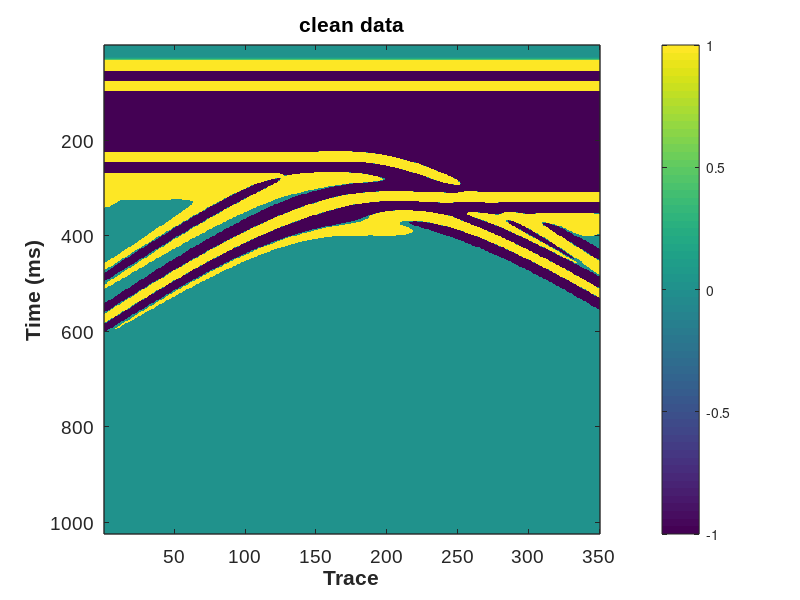
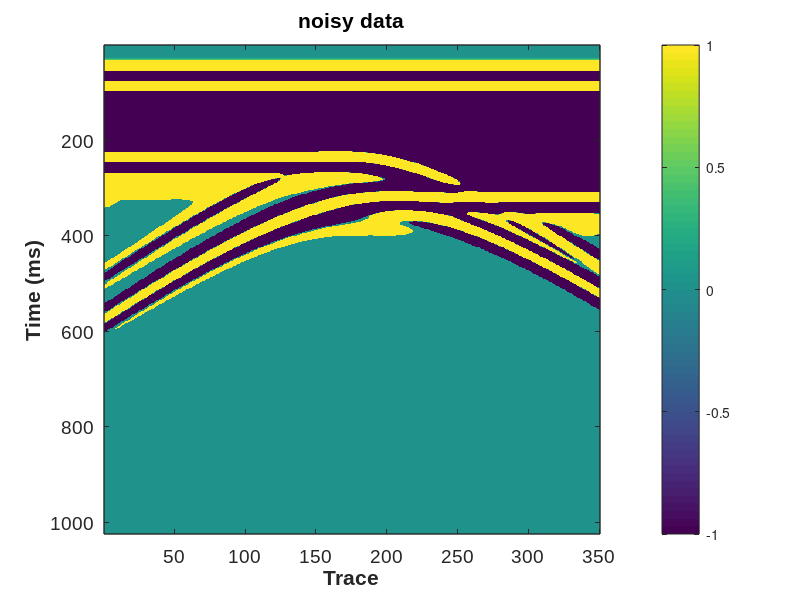

Here is the MATLAB script that generated these plots, in order: (Note: this script raises an error after producing the figures.)
%% Demo for structure-oriented filtering algorithm of 2D data
%
%  The input free parameters of the slope estimation and structural
%  filtering are listed as follows: 
%-------------------------------------------------------------------------
%  1. slope estimation (str_dip2d.m)
%  din: input data for slope estimation
%  niter: number of non-linear iterations (default value 5-10)
%  liter: number of linear iterations (default value 10-20)
%  order: accuracy order of PWD filter (default value 1 or 2)
%  eps_dv: regualrization parameter in the non-linear iteration (default value 0.01)
%  eps_cg: regualrization parameter in the linear iteration (CG) (default value 1)
%  eps_cg: tolerance in the linear iteration (CG) (default value 0.000001)
%  rect:  size of the triangle smoothing operator (default value 5-10)
%  verb: verbosity flag that controls if printing the iteration number of CG (default value 1)
%-------------------------------------------------------------------------
%  2. structural filtering (str_pwsmooth_lop2d.m)
%  dn: noisy data
%  dip: slope field
%  ns: spray radius (smoothing length) (default value 1-4)
%  order: accuracy order of PWD filter (default value 1 or 2)
%  eps: regularization parameter (default value 0.01);
%
% Copyright (c) 2021 by the Society of Exploration Geophysicists.
% You must read and accept usage terms at:
%    https://software.seg.org/disclaimer.txt before use.

%% Generate synthetic data
clear;clc;close all;

% w=str_ricker(30,0.001,0.1);
% t=zeros(300,1000);
% sigma=300;A=100;B=200;
% for i=1:size(t,2)
% k=floor(-A*exp(-(i-size(t,2)/2).^2/sigma.^2)+B);
% if k>0&&k<=size(t,1)
%     t(k,i)=1;
% end
% end
% for i=1:size(t,2)
% data(:,i)=conv(t(:,i),w);
% end
% data=data(:,1:10:end);
% data=data./max(max(data));

% read legacy_originalTrace.dat into data and transpose
% data = load('legacy_originalTrace_SLMO.dat');
% data = load('legacy_originalTrace_DAT0003.dat');
% data = load('legacy_originalTrace_ladder.dat');
% data = load('legacy_originalTrace_SLMO_ROUGH.dat');
% data = load('legacy_originalTrace_SLOL.dat');
% data = load("legacy_originalTrace_SLOL_NL.dat");
% data = load('legacy_originalTrace_SLOLLarge_NL.dat');
data = load('legacy_originalTrace_ladderLargeAC.dat');
% data = data';

scnoi=(rand(size(data))*2-1)*0.2;
% dn=data+scnoi;
dn = data;


% plot figures
lim1=-1;lim2=1;
x1=100;y1=100;dx=400;dy=500;

figure;imagesc(data);ax = gca;

set(ax, 'CLim', [lim1 lim2]);
set(gcf,'position',[x1,y1,dx,dy]);
colorbar;xlabel('Trace','FontName','Arial','FontWeight','Bold','FontSize',14);
ylabel('Time (ms)','FontName','Arial','FontWeight','Bold','FontSize',14);
set(gca,'FontName','Arial','FontSize',14,'LineWidth',1);
title('clean data');

figure;imagesc(dn);ax = gca;

set(ax, 'CLim', [lim1 lim2]);
set(gcf,'position',[x1,y1,dx,dy]);
colorbar;xlabel('Trace','FontName','Arial','FontWeight','Bold','FontSize',14);
ylabel('Time (ms)','FontName','Arial','FontWeight','Bold','FontSize',14);
set(gca,'FontName','Arial','FontSize',14,'LineWidth',1);
title('noisy data');

%% Slope estimation
dtemp=dn*0;%dtemp is the preprocessed data
for i=1:size(dn,1)
    dtemp(i,:)=smooth(dn(i,:),5);
end

% default parameter values are suitable for most cases
[dip]=str_dip2d(dtemp);

%plot figures
lim1=-1.2;lim2=2.7;
x1=100;y1=100;dx=400;dy=500;
figure;imagesc(dip);colormap(jet);ax = gca;
set(ax, 'CLim', [lim1 lim2]);
set(gcf,'position',[x1,y1,dx,dy]);
colorbar;xlabel('Trace','FontName','Arial','FontWeight','Bold','FontSize',14);
ylabel('Time (ms)','FontName','Arial','FontWeight','Bold','FontSize',14);
set(gca,'FontName','Arial','FontSize',14,'LineWidth',1);
title('slope field');


%% Structural smoothing
r=2;
eps=0.01;
order=2;
% dn is the input noisy data, d1 is the output smoothed data
d1=str_pwsmooth_lop2d(dn,dip,r,order,eps);



%plot figures
lim1=-1;lim2=1;
x1=100;y1=100;dx=400;dy=500;

figure;imagesc(d1);ax = gca;

set(ax, 'CLim', [lim1 lim2]);
set(gcf,'position',[x1,y1,dx,dy]);
colorbar;xlabel('Trace','FontName','Arial','FontWeight','Bold','FontSize',14);
ylabel('Time (ms)','FontName','Arial','FontWeight','Bold','FontSize',14);
set(gca,'FontName','Arial','FontSize',14,'LineWidth',1);
title('denoising result (proposed)');

figure;imagesc(dn-d1);ax = gca;

set(ax, 'CLim', [lim1 lim2]);
set(gcf,'position',[x1,y1,dx,dy]);
colorbar;xlabel('Trace','FontName','Arial','FontWeight','Bold','FontSize',14);
ylabel('Time (ms)','FontName','Arial','FontWeight','Bold','FontSize',14);
set(gca,'FontName','Arial','FontSize',14,'LineWidth',1);
title('removed noise (proposed)');

figure;imagesc(dtemp);ax = gca;

set(ax, 'CLim', [lim1 lim2]);
set(gcf,'position',[x1,y1,dx,dy]);
colorbar;xlabel('Trace','FontName','Arial','FontWeight','Bold','FontSize',14);
ylabel('Time (ms)','FontName','Arial','FontWeight','Bold','FontSize',14);
set(gca,'FontName','Arial','FontSize',14,'LineWidth',1);
title('denoising result (conventional)');

figure;imagesc(dn-dtemp);ax = gca;

set(ax, 'CLim', [lim1 lim2]);
set(gcf,'position',[x1,y1,dx,dy]);
colorbar;xlabel('Trace','FontName','Arial','FontWeight','Bold','FontSize',14);
ylabel('Time (ms)','FontName','Arial','FontWeight','Bold','FontSize',14);
set(gca,'FontName','Arial','FontSize',14,'LineWidth',1);
title('removed noise (conventional)');

snrn=str_snr(data,dn);
snr1=str_snr(data,d1);
snrc=str_snr(data,dtemp);


% write dip to excel file
xlswrite('dip.xlsx',dip);
